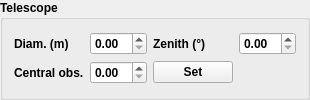
      <widget class="QGroupBox" name="groupBox">
       <property name="enabled">
        <bool>true</bool>
       </property>
       <property name="font">
        <font>
         <weight>75</weight>
         <bold>true</bold>
        </font>
       </property>
       <property name="title">
        <string>Telescope</string>
       </property>
       <property name="checkable">
        <bool>false</bool>
       </property>
       <layout class="QVBoxLayout" name="verticalLayout_2">
        <item>
         <layout class="QGridLayout" name="gridLayout">
          <item row="1" column="1">
           <widget class="QDoubleSpinBox" name="wao_cobs">
            <property name="maximum">
             <double>1.000000000000000</double>
            </property>
            <property name="singleStep">
             <double>0.100000000000000</double>
            </property>
           </widget>
          </item>
          <item row="0" column="0">
           <widget class="QLabel" name="label_2">
            <property name="text">
             <string>Diam. (m)</string>
            </property>
           </widget>
          </item>
          <item row="0" column="1">
           <widget class="QDoubleSpinBox" name="wao_diamTel"/>
          </item>
          <item row="0" column="2">
           <widget class="QLabel" name="label_4">
            <property name="text">
             <string>Zenith (°)</string>
            </property>
           </widget>
          </item>
          <item row="1" column="0">
           <widget class="QLabel" name="label_3">
            <property name="text">
             <string>Central obs.</string>
            </property>
           </widget>
          </item>
          <item row="0" column="3">
           <widget class="QDoubleSpinBox" name="wao_zenithAngle"/>
          </item>
          <item row="1" column="2">
           <widget class="QPushButton" name="wao_setTelescope">
            <property name="text">
             <string>Set</string>
            </property>
           </widget>
          </item>
         </layout>
        </item>
       </layout>
      </widget>
